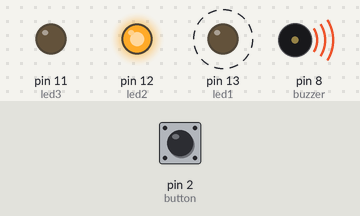
The sketch below on a simulated Arduino Uno, built with avr-gcc and run on an emulated ATmega328P. Shown: output pins drawn as LEDs (lit = HIGH), buzzer (waves = sounding). Dashed ring = blinking. The inputs (shaded band) are chosen by the test bench; at power-on: pin 2 (button) HIGH.

Above: at 0.73 s.
1.3 s: pin 2 (button) pulled LOW for 0.25 s
At 2.1 s:
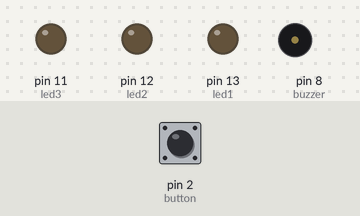
3.0 s: pin 2 (button) pulled LOW for 1 s
At 5.13 s:
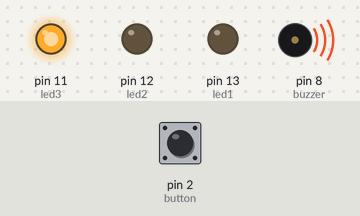
At 5.73 s:
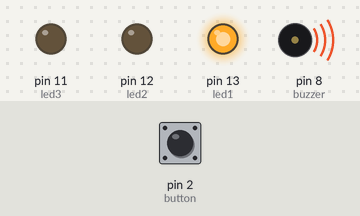
Timing chart, 0 to 12.1 s (numbered marks = the images above; inputs shaded):
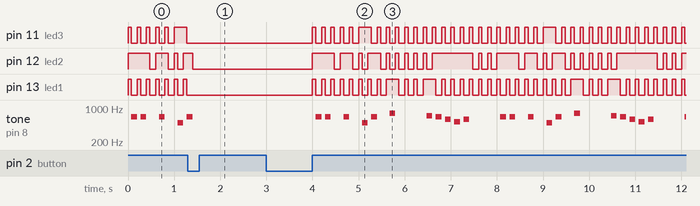

The sketch:

FINALLL.ino
```cpp
int buzzer = 8;
int led1 = 13;  // 內建LED
int led2 = 12;  // 新增第二個LED
int led3 = 11;  // 新增第三個LED
int button = 2; // 按鈕腳位
int gndPin = 4; // 改用腳位4作為GND
int playState = 1; // 1表示播放，0表示暫停
int lastButtonState = HIGH; // 上一次按鈕狀態
int currentButtonState = HIGH; // 當前按鈕狀態
int buttonPressed = false; // 新增按鈕狀態標記

//音階頻率 (增加高音階以支援瑪利歐音樂)
int freq[] = {262, 294, 330, 349, 392, 440, 494, 523, 587, 659, 698, 784, 880, 988, 1047}; // 增加高音階
//瑪利歐主題曲旋律
int melody[] = {
  10,10,0,10,0,7,10,0,12,0,0,0,11,10,9,8,9,0,0,0,
  10,10,0,10,0,7,10,0,12,0,0,0,11,10,9,8,9,0,0,0,
  10,10,0,10,0,7,10,0,12,0,0,0,11,10,9,8,9,0,0,0,
  10,10,0,10,0,7,10,0,12,0,0,0,11,10,9,8,9,0,0,0
};
//瑪利歐主題曲節拍
int beat[] = {
  1,1,1,1,1,1,1,1,1,1,1,1,1,1,1,1,1,1,1,1,
  1,1,1,1,1,1,1,1,1,1,1,1,1,1,1,1,1,1,1,1,
  1,1,1,1,1,1,1,1,1,1,1,1,1,1,1,1,1,1,1,1,
  1,1,1,1,1,1,1,1,1,1,1,1,1,1,1,1,1,1,1,1
};

void setup() {
  pinMode(buzzer, OUTPUT);
  pinMode(led1, OUTPUT);
  pinMode(led2, OUTPUT);
  pinMode(led3, OUTPUT);
  pinMode(button, INPUT_PULLUP); // 設定按鈕為上拉輸入
  pinMode(gndPin, OUTPUT); // 設定GND腳位為輸出
  digitalWrite(gndPin, LOW); // 將GND腳位設為低電位
}

void loop() {
  // 讀取按鈕狀態
  currentButtonState = digitalRead(button);

  // 檢測按鈕按下
  if (lastButtonState == HIGH && currentButtonState == LOW) {
    // 按鈕被按下
    buttonPressed = true;
  }

  // 檢測按鈕釋放
  if (lastButtonState == LOW && currentButtonState == HIGH && buttonPressed) {
    // 按鈕被釋放，切換播放狀態
    playState = !playState;
    buttonPressed = false;

    if (!playState) {
      noTone(buzzer); // 暫停時停止蜂鳴器
      digitalWrite(led1, LOW);
      digitalWrite(led2, LOW);
      digitalWrite(led3, LOW);
    }
  }

  // 更新按鈕狀態
  lastButtonState = currentButtonState;

  // 只在播放狀態下執行音樂播放
  if (playState) {
    for(int i = 0; i < 80; i++) {
      // 檢查按鈕是否被按下
      if (digitalRead(button) == LOW) {
        playState = 0;
        noTone(buzzer);
        digitalWrite(led1, LOW);
        digitalWrite(led2, LOW);
        digitalWrite(led3, LOW);
        break;
      }

      // 每個節拍都閃爍LED
      digitalWrite(led1, HIGH);
      digitalWrite(led2, HIGH);
      digitalWrite(led3, HIGH);
      delay(75); // LED亮起時間加長

      if(melody[i] != 0) {
        // 根據音高控制不同的LED
        if(melody[i] > 10) {
          digitalWrite(led1, HIGH);
          digitalWrite(led2, LOW);
          digitalWrite(led3, LOW);
        } else if(melody[i] > 7) {
          digitalWrite(led1, LOW);
          digitalWrite(led2, HIGH);
          digitalWrite(led3, LOW);
        } else {
          digitalWrite(led1, LOW);
          digitalWrite(led2, LOW);
          digitalWrite(led3, HIGH);
        }

        // 播放音符
        tone(buzzer, freq[melody[i]-1]);
        delay(beat[i] * 200 - 75); // 調整為0.75倍速 (150/0.75 = 200)
        noTone(buzzer);
      } else {
        // 休止符時保持所有LED熄滅
        digitalWrite(led1, LOW);
        digitalWrite(led2, LOW);
        digitalWrite(led3, LOW);
        delay(beat[i] * 200 - 75); // 調整為0.75倍速
      }

      // 音符結束時熄滅LED
      digitalWrite(led1, LOW);
      digitalWrite(led2, LOW);
      digitalWrite(led3, LOW);
    }
    // 播放完一輪後短暫停頓
    delay(750); // 調整重複間隔
  }
}
```

Measured:
- after the input at 1.3 s, pin 11 (led3), pin 13 (led1): stops changing and stays LOW; tone on pin 8 (buzzer): goes on until 1.4 s, then stays silent
- after the input at 3.0 s, pin 11 (led3): goes 5 × (HIGH 0.08 s, LOW 0.13 s), HIGH 0.28 s, 18 × (LOW 0.13 s, HIGH 0.08 s), LOW 0.13 s, HIGH 0.28 s, 14 × (LOW 0.13 s, HIGH 0.08 s), then LOW, starting after 1.0 s; pin 12 (led2): LOW → HIGH after 1.0 s, → LOW 0.48 s later, → HIGH 0.13 s later, → LOW 0.28 s later, … (49 changes in this stretch)
- by itself, pin 13 (led1): alternates HIGH for 0.08 s and LOW for 0.13 s
- by itself, tone on pin 8 (buzzer): plays 659 Hz for 0.13 s, 659 Hz for 0.13 s, 659 Hz for 0.13 s, 494 Hz for 0.13 s, 659 Hz for 0.02 s
